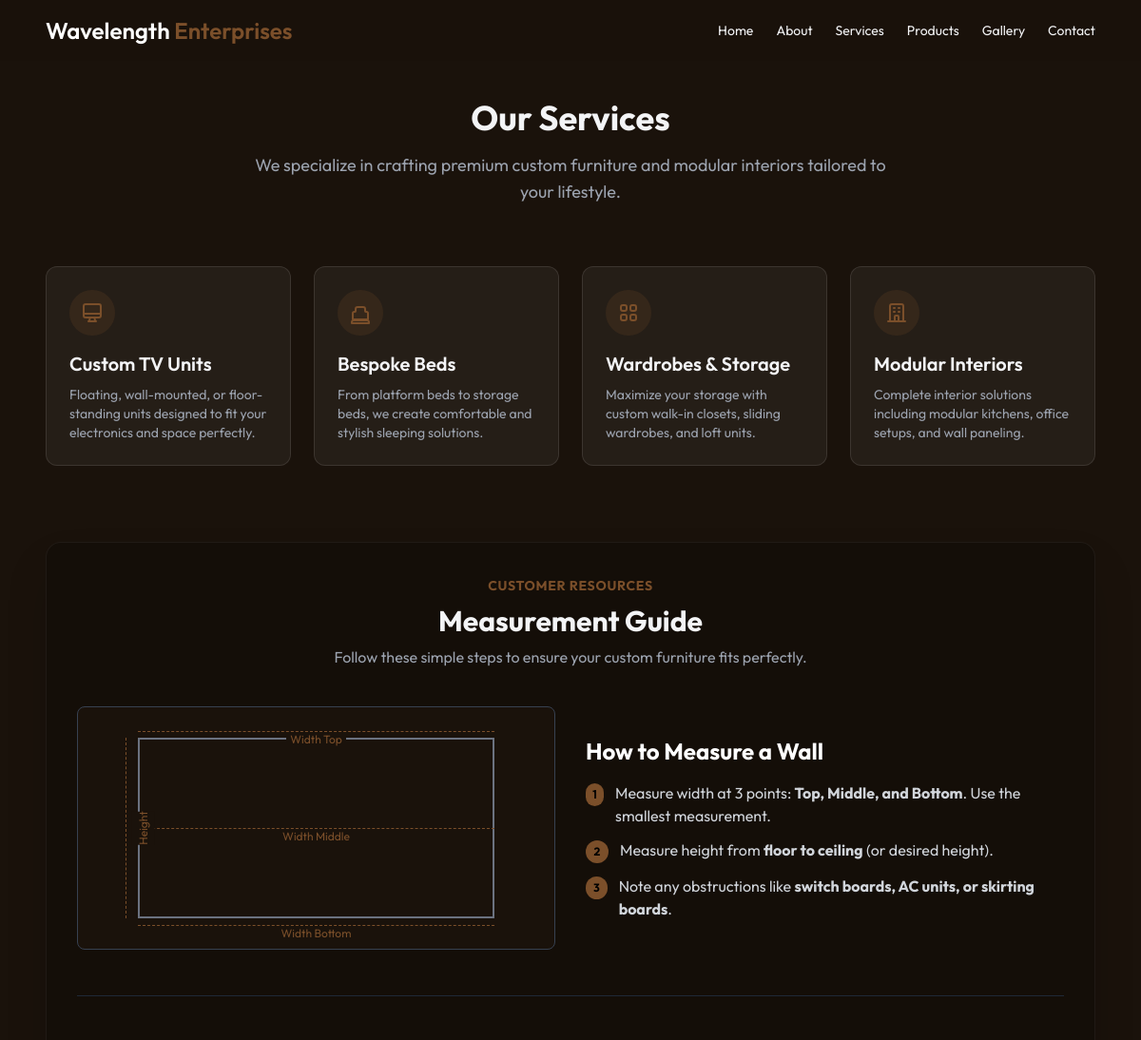
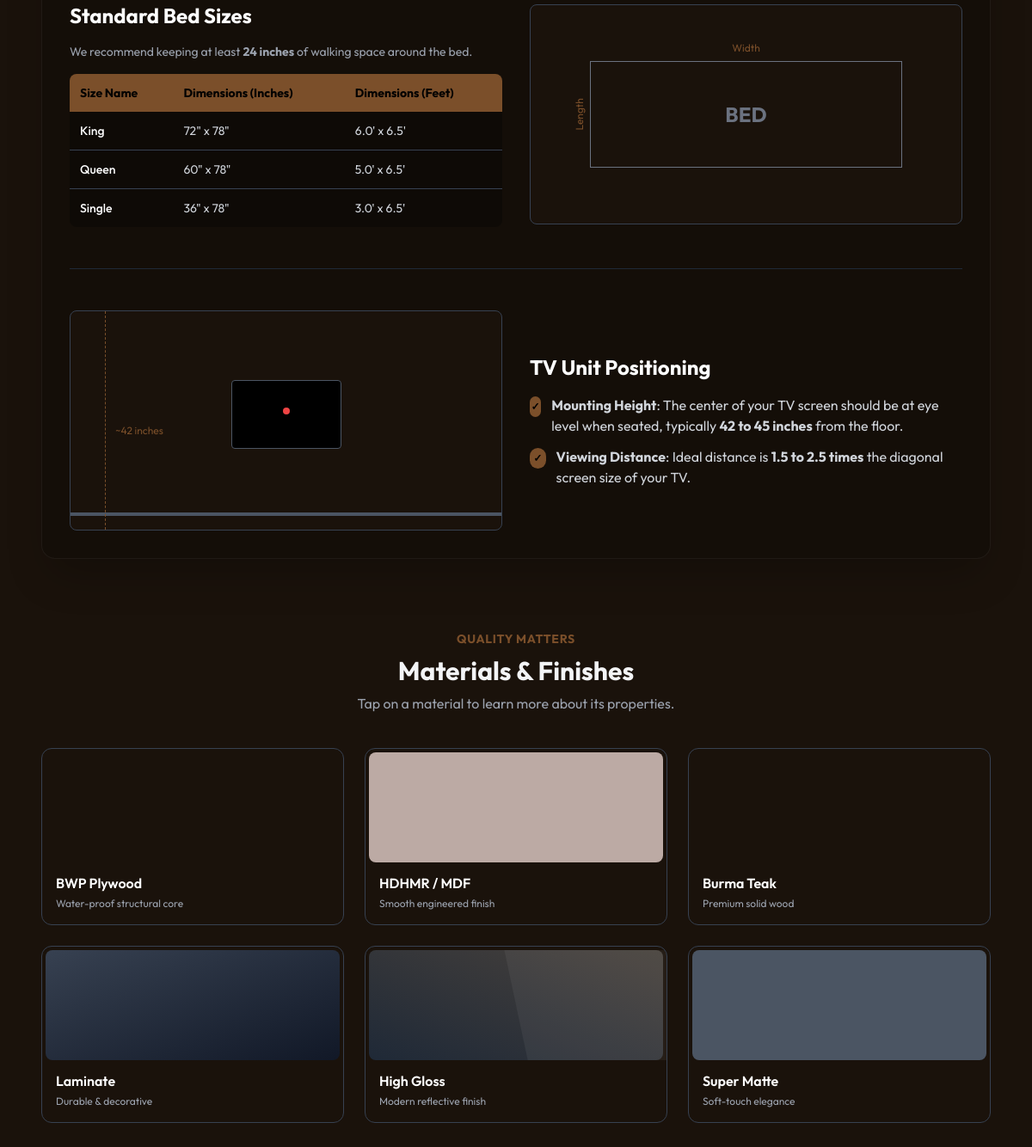
/services.php, run on the app's committed database (2 pictures, top to bottom).
### tables this page shows
CREATE TABLE `services` (
  `id` int(11) NOT NULL,
  `title` varchar(255) NOT NULL,
  `description` text DEFAULT NULL,
  `icon` text DEFAULT NULL,
  `created_at` timestamp NOT NULL DEFAULT current_timestamp()
);

### services.php (the view, shortened to what this page needs)
<!doctype html>
<html lang="en">
<head>
  <link rel="stylesheet" href="frontend/css/tailwind.css">
  <link rel="stylesheet" href="frontend/css/style.css">
  <link rel="stylesheet" href="frontend/css/responsive.css">
  <link rel="stylesheet" href="frontend/css/tailwind.css">
  <link rel="stylesheet" href="frontend/css/dropdown.css">
  <link rel="stylesheet" href="frontend/css/style.css">
  <link rel="stylesheet" href="frontend/css/responsive.css">
  <link rel="stylesheet" href="frontend/css/dropdown.css">
  <link rel="stylesheet" href="https://cdnjs.cloudflare.com/ajax/libs/font-awesome/6.5.1/css/all.min.css"
 />
</head>
<body class="bg-wood-dark text-gray-100 antialiased font-sans">
  <?php require_once 'backend/includes/header.php'; ?>
  <main class="max-w-6xl mx-auto px-4 sm:px-6 py-10">
    <div class="text-center mb-16">
      <h1 class="text-4xl font-bold mb-4">Our Services</h1>
      <p class="text-muted text-lg max-w-2xl mx-auto">We specialize in crafting premium custom furniture and modular
        interiors tailored to your lifestyle.</p>
    </div>
    <section class="grid grid-cols-1 md:grid-cols-2 lg:grid-cols-4 gap-6 mb-20">
      <?php
      require_once 'backend/config/db_connection.php';
      $sql = "SELECT * FROM services ORDER BY id ASC";
      $result = $conn->query($sql);
      if ($result->num_rows > 0) {
          $delay = 100;
          while($row = $result->fetch_assoc()) {
              $title = htmlspecialchars($row["title"]);
              $desc = htmlspecialchars($row["description"]);
              $icon = $row["icon"];
      ?>
      <div
        class="bg-white/5 border border-white/10 p-6 rounded-xl hover:bg-white/10 transition-colors group reveal fade-up delay-<?php echo $delay; ?> hover-lift">
        <div
          class="w-12 h-12 bg-wood/20 rounded-full flex items-center justify-center mb-4 text-wood group-hover:bg-wood group-hover:text-black transition-all duration-300 group-hover:scale-110">
          <?php echo $icon; ?>
        </div>
        <h3 class="text-xl font-semibold mb-2"><?php echo $title; ?></h3>
        <p class="text-gray-400 text-sm"><?php echo $desc; ?></p>
      </div>
      <?php
              $delay += 100;
          }
      } else {
          echo '<div class="col-span-full text-center text-gray-400">No services found.</div>';
      }
      ?>
    </section>
    <section id="guide" class="bg-black/20 rounded-2xl p-8 border border-white/5 shadow-2xl">
      <div class="text-center mb-10">
        <span class="text-wood font-bold tracking-wider uppercase text-sm">Customer Resources</span>
        <h2 class="text-3xl font-bold mt-2">Measurement Guide</h2>
        <p class="text-muted mt-2">Follow these simple steps to ensure your custom furniture fits perfectly.</p>
      </div>
      <div class="space-y-12">
        <div class="grid grid-cols-1 md:grid-cols-2 gap-8 items-center border-b border-gray-800 pb-12">
          <div
            class="bg-wood-dark p-6 rounded-lg border border-gray-700 relative overflow-hidden h-64 flex items-center justify-center group">
            <div class="border-2 border-gray-500 w-3/4 h-3/4 absolute"></div>
            <div class="absolute top-[10%] w-3/4 border-t border-dashed border-wood flex justify-center"><span
                class="bg-wood-dark px-1 text-xs text-wood">Width Top</span></div>
            <div class="absolute top-[50%] w-3/4 border-t border-dashed border-wood flex justify-center"><span
                class="bg-wood-dark px-1 text-xs text-wood">Width Middle</span></div>
            <div class="absolute top-[90%] w-3/4 border-t border-dashed border-wood flex justify-center"><span
                class="bg-wood-dark px-1 text-xs text-wood">Width Bottom</span></div>
            <div class="absolute left-[10%] h-3/4 border-l border-dashed border-wood flex items-center"><span
                class="bg-wood-dark py-1 text-xs text-wood -rotate-90">Height</span></div>
          </div>
          <div>
            <h3 class="text-2xl font-bold text-white mb-4">How to Measure a Wall</h3>
            <ul class="space-y-3 text-gray-300">
              <li class="flex items-start gap-3">
                <span
                  class="bg-wood text-black text-xs font-bold w-6 h-6 flex items-center justify-center rounded-full mt-0.5">1</span>
                <span>Measure width at 3 points: <strong>Top, Middle, and Bottom</strong>. Use the smallest
                  measurement.</span>
              </li>
              <li class="flex items-start gap-3">
                <span
                  class="bg-wood text-black text-xs font-bold w-6 h-6 flex items-center justify-center rounded-full mt-0.5">2</span>
                <span>Measure height from <strong>floor to ceiling</strong> (or desired height).</span>
              </li>
              <li class="flex items-start gap-3">
                <span
                  class="bg-wood text-black text-xs font-bold w-6 h-6 flex items-center justify-center rounded-full mt-0.5">3</span>
                <span>Note any obstructions like <strong>switch boards, AC units, or skirting boards</strong>.</span>
              </li>
            </ul>
          </div>
        </div>
        <div class="grid grid-cols-1 md:grid-cols-2 gap-8 items-center border-b border-gray-800 pb-12">
          <div class="order-2 md:order-1">
            <h3 class="text-2xl font-bold text-white mb-4">Standard Bed Sizes</h3>
            <p class="text-gray-400 mb-4 text-sm">We recommend keeping at least <strong>24 inches</strong> of walking
              space around the bed.</p>
            <div class="overflow-x-auto">
              <table class="w-full text-left bg-black/30 rounded-lg overflow-hidden">
                <thead class="bg-wood text-black">
                  <tr>
                    <th class="p-3 text-sm">Size Name</th>
                    <th class="p-3 text-sm">Dimensions (Inches)</th>
                    <th class="p-3 text-sm">Dimensions (Feet)</th>
                  </tr>
                </thead>
                <tbody class="divide-y divide-gray-700 text-sm">
                  <tr>
                    <td class="p-3 font-medium text-white">King</td>
                    <td class="p-3 text-gray-300">72" x 78"</td>
                    <td class="p-3 text-gray-300">6.0' x 6.5'</td>
                  </tr>
                  <tr>
                    <td class="p-3 font-medium text-white">Queen</td>
                    <td class="p-3 text-gray-300">60" x 78"</td>
                    <td class="p-3 text-gray-300">5.0' x 6.5'</td>
                  </tr>
                  <tr>
                    <td class="p-3 font-medium text-white">Single</td>
                    <td class="p-3 text-gray-300">36" x 78"</td>
                    <td class="p-3 text-gray-300">3.0' x 6.5'</td>
                  </tr>
                </tbody>
              </table>
            </div>
          </div>
          <div
            class="order-1 md:order-2 bg-wood-dark p-6 rounded-lg border border-gray-700 h-64 flex items-center justify-center">
            <div class="border border-gray-500 w-4/5 h-3/5 relative flex items-center justify-center">
              <span class="text-gray-500 font-bold text-2xl">BED</span>
              <div class="absolute -top-6 w-full text-center text-xs text-wood">Width</div>
              <div class="absolute -left-8 h-full flex items-center text-xs text-wood -rotate-90">Length</div>
            </div>
          </div>
        </div>
        <div class="grid grid-cols-1 md:grid-cols-2 gap-8 items-center">
          <div
            class="bg-wood-dark p-6 rounded-lg border border-gray-700 h-64 flex items-center justify-center relative">
            <div class="border-b-4 border-gray-600 w-full absolute bottom-4"></div>
            <div class="bg-black border border-gray-600 w-32 h-20 absolute top-20 rounded"></div>
            <div class="absolute top-28 left-1/2 -ml-1 w-2 h-2 bg-red-500 rounded-full"></div>
            <span class="absolute left-12 top-1/2 text-xs text-wood bg-wood-dark p-1">~42 inches</span>
          </div>
          <div>
            <h3 class="text-2xl font-bold text-white mb-4">TV Unit Positioning</h3>
            <ul class="space-y-3 text-gray-300">
              <li class="flex items-start gap-3">
                <span
                  class="bg-wood text-black text-xs font-bold w-6 h-6 flex items-center justify-center rounded-full mt-0.5">✓</span>
                <span><strong>Mounting Height</strong>: The center of your TV screen should be at eye level when seated,
                  typically <strong>42 to 45 inches</strong> from the floor.</span>
              </li>
              <li class="flex items-start gap-3">
                <span
                  class="bg-wood text-black text-xs font-bold w-6 h-6 flex items-center justify-center rounded-full mt-0.5">✓</span>
                <span><strong>Viewing Distance</strong>: Ideal distance is <strong>1.5 to 2.5 times</strong> the
                  diagonal screen size of your TV.</span>
              </li>
            </ul>
          </div>
        </div>
      </div>
    </section>
    <section id="materials" class="mt-20">
      <div class="text-center mb-10">
        <span class="text-wood font-bold tracking-wider uppercase text-sm">Quality Matters</span>
        <h2 class="text-3xl font-bold mt-2">Materials & Finishes</h2>
        <p class="text-muted mt-2">Tap on a material to learn more about its properties.</p>
      </div>
      <div class="grid grid-cols-2 md:grid-cols-3 gap-6">
        <button
          class="material-card bg-wood-dark border border-gray-700 rounded-xl p-1 overflow-hidden group text-left transition-all hover:scale-105 focus:outline-none focus:ring-2 focus:ring-wood"
          data-desc="High-strength structural wood. Ideal for robust furniture frames and moisture-prone areas like kitchens.">
          <div
            class="h-32 w-full rounded-lg bg-[url('frontend/images/mat-plywood.jpg')] bg-cover bg-center mb-3 group-hover:opacity-80 transition-opacity">
          </div>
          <div class="px-3 pb-3">
            <h3 class="font-semibold text-white">BWP Plywood</h3>
            <p class="text-xs text-gray-400 mt-1">Water-proof structural core</p>
          </div>
        </button>
        <button
          class="material-card bg-wood-dark border border-gray-700 rounded-xl p-1 overflow-hidden group text-left transition-all hover:scale-105 focus:outline-none focus:ring-2 focus:ring-wood"
          data-desc="Smooth and consistent engineered wood. Perfect for painted finishes and detailed routing work.">
          <div class="h-32 w-full rounded-lg bg-[#bcaaa4] mb-3 group-hover:opacity-80 transition-opacity"></div>
          <div class="px-3 pb-3">
            <h3 class="font-semibold text-white">HDHMR / MDF</h3>
            <p class="text-xs text-gray-400 mt-1">Smooth engineered finish</p>
          </div>
        </button>
        <button
          class="material-card bg-wood-dark border border-gray-700 rounded-xl p-1 overflow-hidden group text-left transition-all hover:scale-105 focus:outline-none focus:ring-2 focus:ring-wood"
          data-desc="Premium solid wood known for its durability, weather resistance, and beautiful grain patterns.">
          <div
            class="h-32 w-full rounded-lg bg-[url('frontend/images/mat-teak.jpg')] bg-cover bg-center mb-3 group-hover:opacity-80 transition-opacity">
          </div>
          <div class="px-3 pb-3">
            <h3 class="font-semibold text-white">Burma Teak</h3>
            <p class="text-xs text-gray-400 mt-1">Premium solid wood</p>
          </div>
        </button>
        <button
          class="material-card bg-wood-dark border border-gray-700 rounded-xl p-1 overflow-hidden group text-left transition-all hover:scale-105 focus:outline-none focus:ring-2 focus:ring-wood"
          data-desc="Durable surface finish available in thousands of colors and textures. Scratch and heat resistant.">
          <div
            class="h-32 w-full rounded-lg bg-gradient-to-br from-gray-700 to-gray-900 mb-3 group-hover:opacity-80 transition-opacity">
          </div>
          <div class="px-3 pb-3">
            <h3 class="font-semibold text-white">Laminate</h3>
            <p class="text-xs text-gray-400 mt-1">Durable & decorative</p>
          </div>
        </button>
        <button
          class="material-card bg-wood-dark border border-gray-700 rounded-xl p-1 overflow-hidden group text-left transition-all hover:scale-105 focus:outline-none focus:ring-2 focus:ring-wood"
          data-desc="High-shine reflective surface that makes spaces feel larger and adds a luxurious modern touch.">
          <div
            class="h-32 w-full rounded-lg bg-gradient-to-tr from-gray-800 to-white/20 mb-3 group-hover:opacity-80 transition-opacity relative">
            <div class="absolute inset-0 bg-white/10 skew-x-12 translate-x-1/2 opacity-50"></div>
          </div>
          <div class="px-3 pb-3">
            <h3 class="font-semibold text-white">High Gloss</h3>
            <p class="text-xs text-gray-400 mt-1">Modern reflective finish</p>
          </div>
        </button>
        <button
          class="material-card bg-wood-dark border border-gray-700 rounded-xl p-1 overflow-hidden group text-left transition-all hover:scale-105 focus:outline-none focus:ring-2 focus:ring-wood"
          data-desc="Soft, non-reflective finish that hides fingerprints and offers a sophisticated, understated look.">
          <div class="h-32 w-full rounded-lg bg-gray-600 mb-3 group-hover:opacity-80 transition-opacity"></div>
          <div class="px-3 pb-3">
            <h3 class="font-semibold text-white">Super Matte</h3>
            <p class="text-xs text-gray-400 mt-1">Soft-touch elegance</p>
          </div>
        </button>
      </div>
    </section>
  </main>
</body>
</html>

### frontend/css/style.css (style rules this page uses)
:root { --wood: #7b4f2a; --wood-dark: #3e2a1b; --ease-custom: cubic-bezier(0.16, 1, 0.3, 1); --ease-elastic: cubic-bezier(0.34, 1.56, 0.64, 1); --base-delay: 100ms; }
.reveal { opacity: 0; transform: translateY(40px); transition: opacity 0.8s var(--ease-custom), transform 0.8s var(--ease-custom); will-change: opacity, transform; }
.reveal.active { opacity: 1; transform: translateY(0); }
.hover-lift { transition: transform 0.3s var(--ease-custom), box-shadow 0.3s var(--ease-custom); }
body { font-family: Inter, ui-sans-serif, system-ui, -apple-system, "Segoe UI", Roboto, "Helvetica Neue", Arial }
.text-muted { color: rgba(156, 163, 175, 1) }
.reveal { opacity: 0; transform: translateY(30px); transition: all 0.8s ease-out; }
.delay-100 { animation-delay: 100ms; }
.delay-200 { animation-delay: 200ms; }
.delay-300 { animation-delay: 300ms; }
.delay-400 { animation-delay: 400ms; }

### data on the page
services: title "Custom TV Units", description "Floating, wall-mounted, or floor-standing units designed to fit your electronics and space perfectly."
services: title "Bespoke Beds", description "From platform beds to storage beds, we create comfortable and stylish sleeping solutions."
services: title "Wardrobes & Storage", description "Maximize your storage with custom walk-in closets, sliding wardrobes, and loft units."
services: title "Modular Interiors", description "Complete interior solutions including modular kitchens, office setups, and wall paneling."
